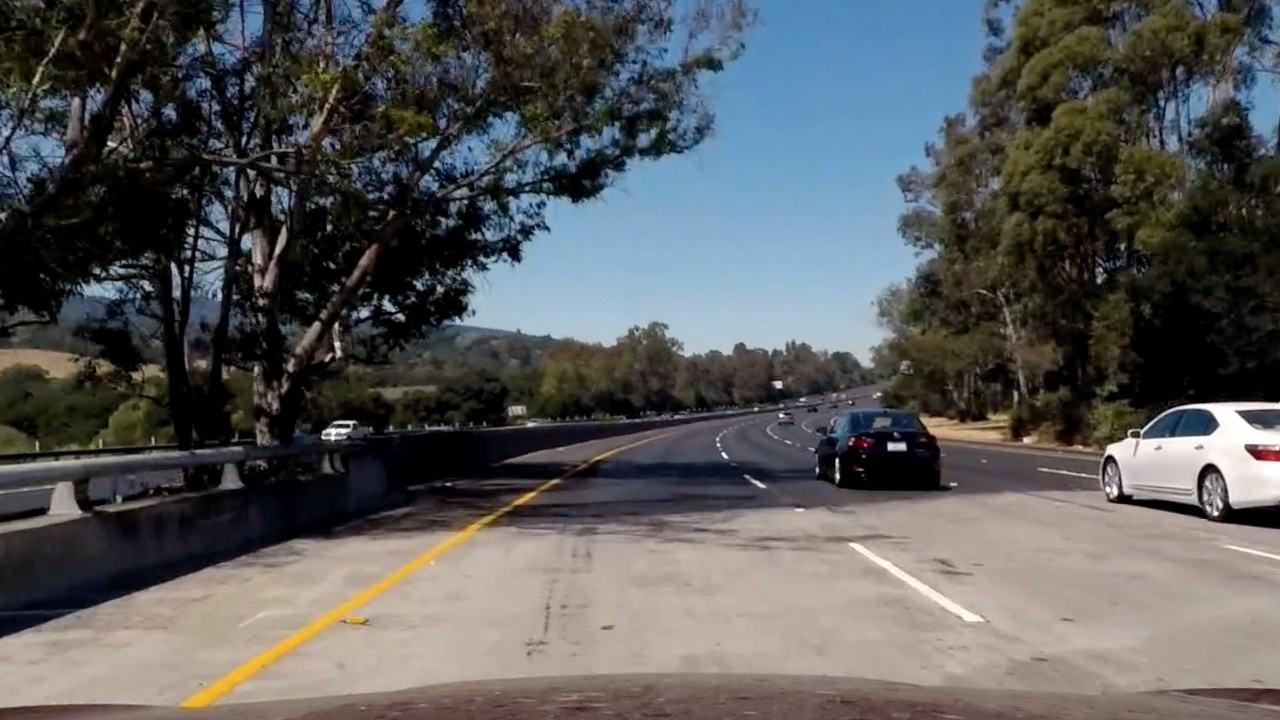
#> input picture Lesson7/test_images/bridge_shadow.jpg, 1280 x 720 px
$ python -i apply_sobel.py   (imports and definitions only)   (older library calls are emulated)
#> lines starting #> are read from the running program, lines starting #| are printed output that depends on the picture
import numpy as np
import cv2
# import matplotlib.pyplot as plt
# import matplotlib.image as mpimg
import pickle


def abs_sobel_thresh(img, orient='x', thresh=(0, 255)):
    """
    Define a function that applies Sobel x or y, then takes an absolute value and applies a threshold.
    Note: calling your function with
        orient='x', thresh_min=20, thresh_max=100
    should produce output like the example image shown above this quiz.

    Args:
        img (Array): The input image
        orient (str, optional): either 'x', or 'y'. Defaults to 'x'.
        thresh (tuple, optional): Create a mask of 1's for the input image where the scaled gradient
        magnitude is > thresh_min and < thresh_max. Defaults to (0, 255).

    Returns:
        tuple: Return the masked image as binary_output image
    """
#> called with orient = 'x', thresh = (0, 255)
    # Apply the following steps to img
    # 1) Convert to grayscale
    gray = cv2.cvtColor(img, cv2.COLOR_RGB2GRAY)
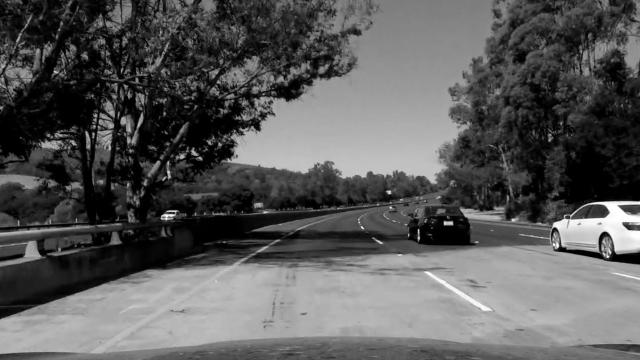
#> gray: shape (720, 1280) (shown at 1/2 size); min 0, max 255, mean 90.4

    # 2) Take the derivative in x or y given orient = 'x' or 'y'
    if orient == 'x':
        sobel = cv2.Sobel(gray, cv2.CV_64F, 1, 0)
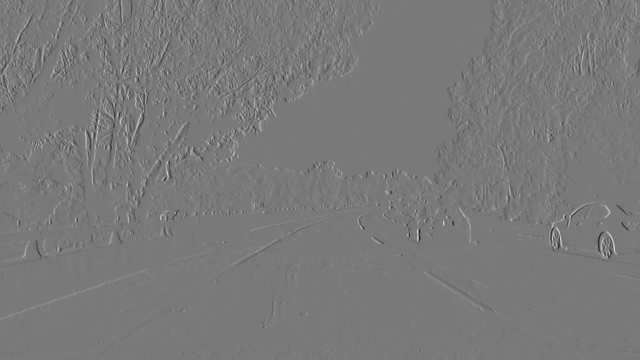
#> sobel: shape (720, 1280) float64 (shown at 1/2 size); min -785, max 859, mean 0.2; drawn with min black and max white
    elif orient == 'y':
        sobel = cv2.Sobel(gray, cv2.CV_64F, 0, 1)
    elif orient == 'xy' :
        sobel = cv2.Sobel(gray, cv2.CV_64F, 1, 1)
    else:
        sobel = None


    # 3) Take the absolute value of the derivative or gradient
    abs_sobel = np.absolute(sobel)
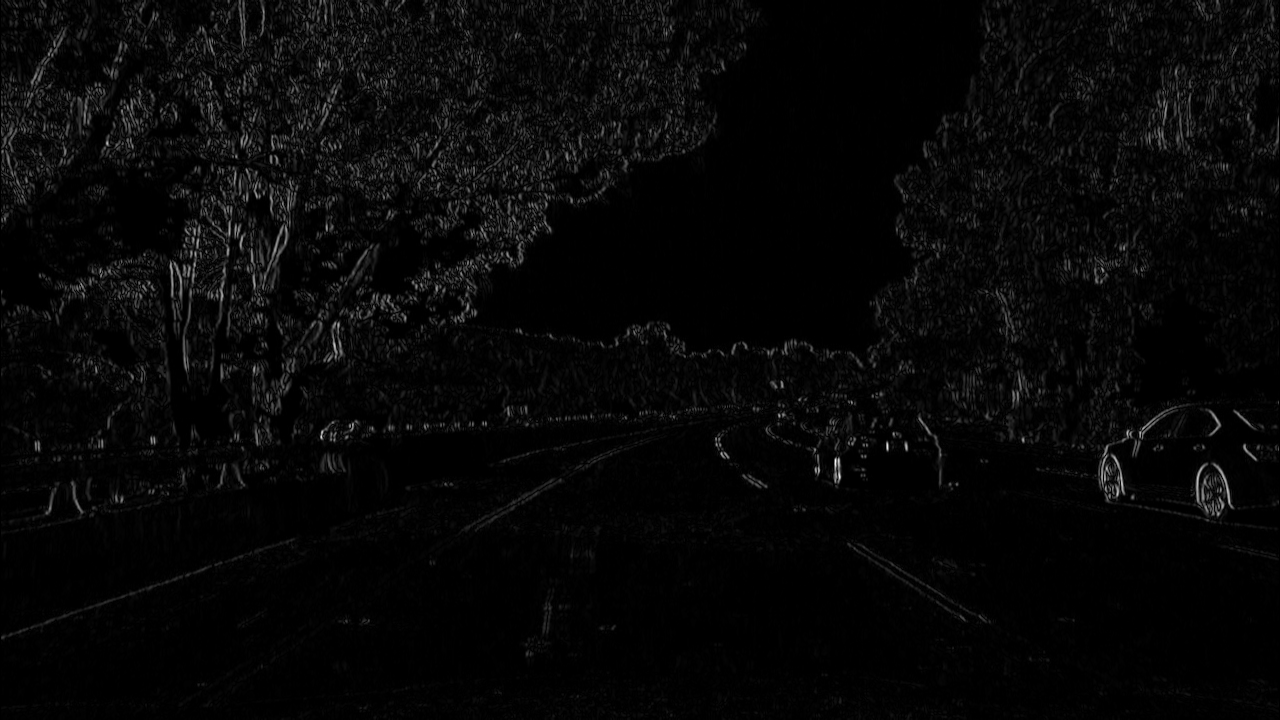
#> abs_sobel: shape (720, 1280) float64; min 0, max 859, mean 25.7; drawn with min black and max white

    # 4) Scale to 8-bit (0 - 255) then convert to type = np.uint8
    scaled_sobel = np.uint8(255*abs_sobel/np.max(abs_sobel))

    # 5) Create a mask of 1's where the scaled gradient magnitude
    # is > thresh_min and < thresh_max
    binary_output = np.zeros_like(scaled_sobel)
    binary_output[(scaled_sobel >= thresh[0]) & (scaled_sobel <= thresh[1])] = 1

    # 6) Return this mask as your binary_output image
    return binary_output


>>> import cv2
>>> picture = cv2.cvtColor(cv2.imread('test_images/bridge_shadow.jpg'), cv2.COLOR_BGR2RGB)
>>> result = abs_sobel_thresh(picture)
#> result: shape (720, 1280); every value is 1

$ run again, on Lesson7/test_images/test1.jpg
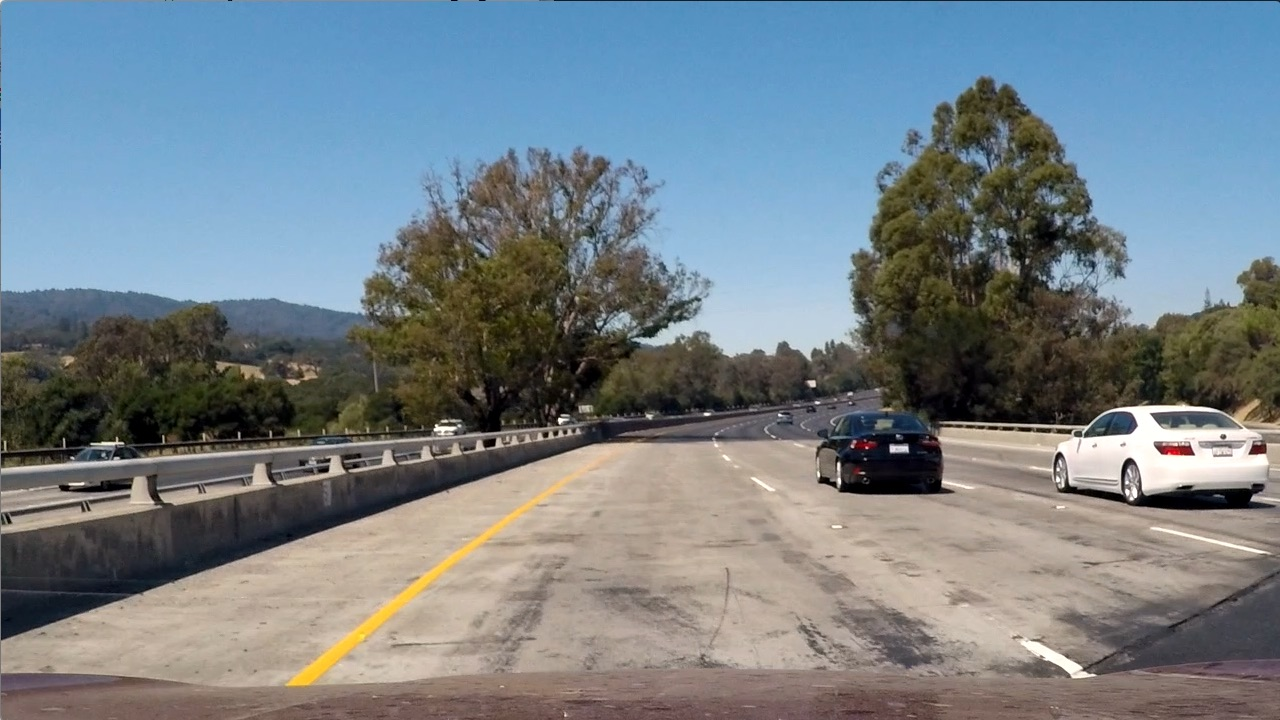
#> input picture Lesson7/test_images/test1.jpg, 1280 x 720 px
#> in abs_sobel_thresh, `sobel = cv2.Sobel(gray, cv2.CV_64F, 1, 0)`:
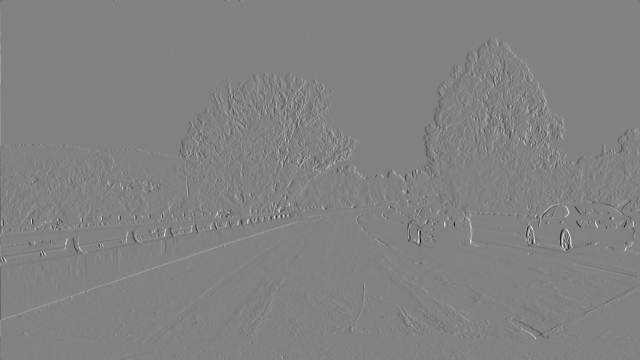
#> sobel: shape (720, 1280) float64 (shown at 1/2 size); min -858, max 827, mean 0; drawn with min black and max white
#> in abs_sobel_thresh, `abs_sobel = np.absolute(sobel)`:
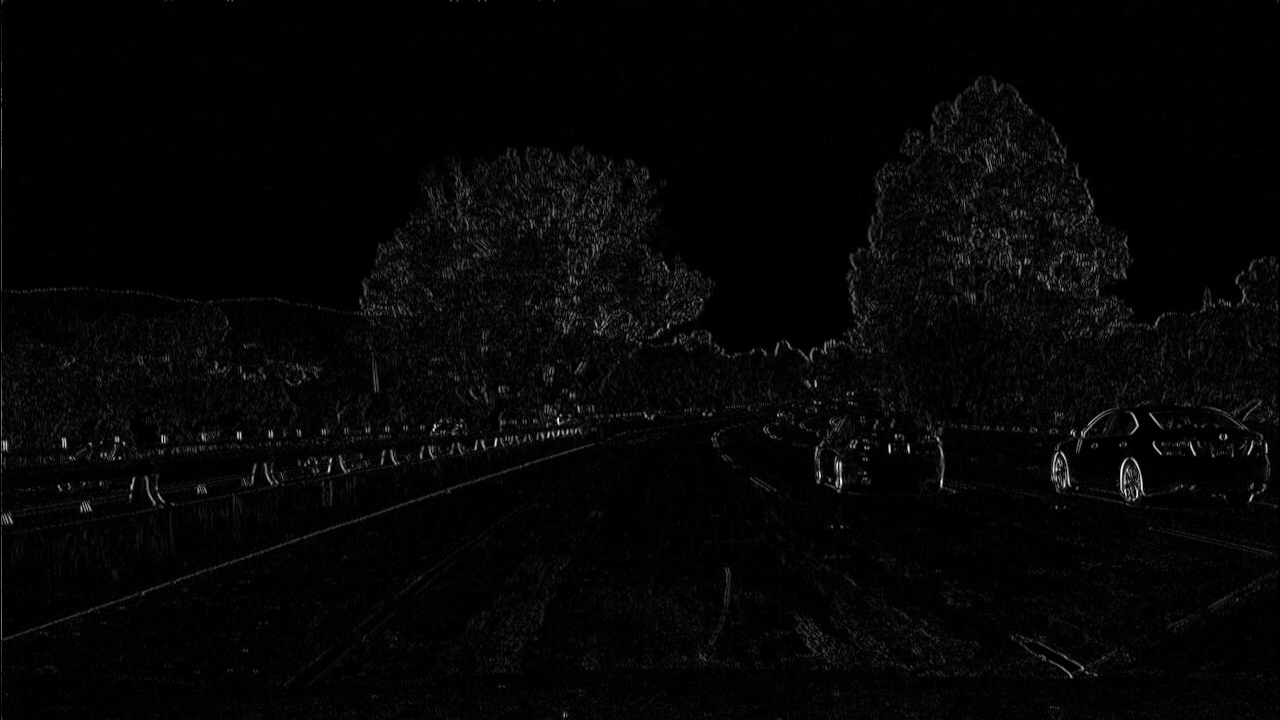
#> abs_sobel: shape (720, 1280) float64; min 0, max 858, mean 19.7; drawn with min black and max white
#> result: shape (720, 1280); every value is 1

$ run again, on Lesson7/test_images/test4.jpg
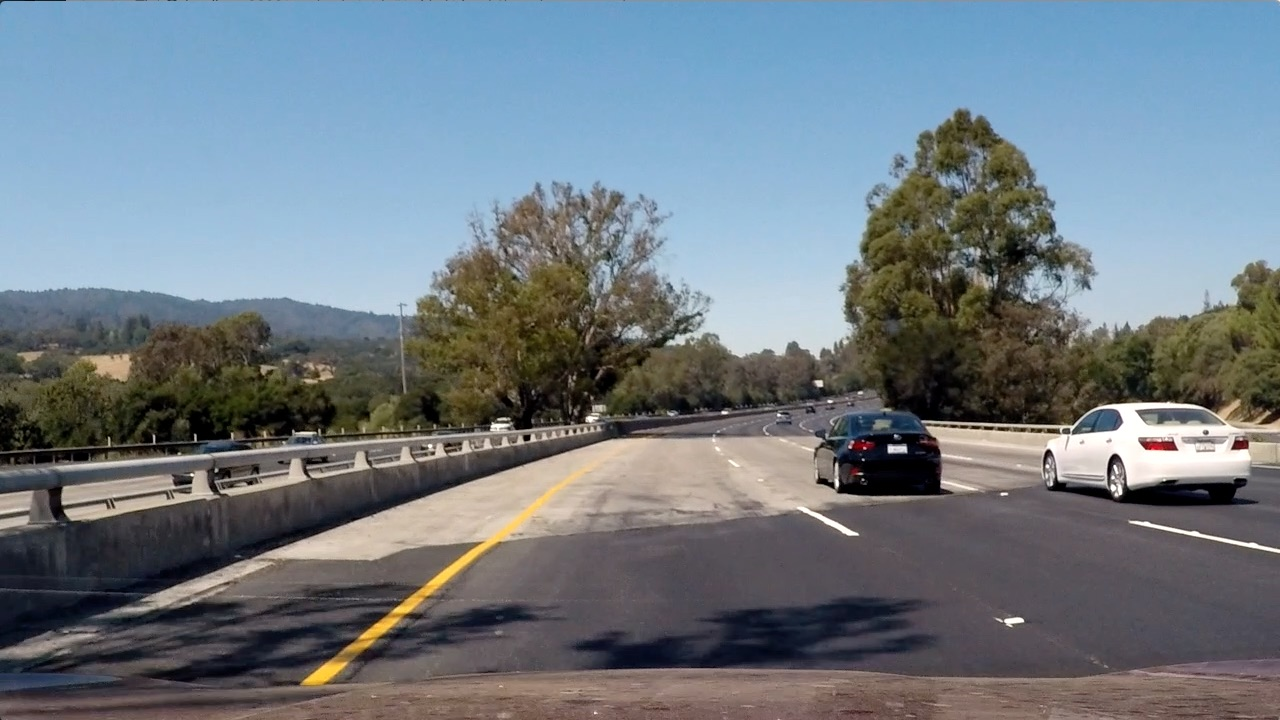
#> input picture Lesson7/test_images/test4.jpg, 1280 x 720 px
#> in abs_sobel_thresh, `sobel = cv2.Sobel(gray, cv2.CV_64F, 1, 0)`:
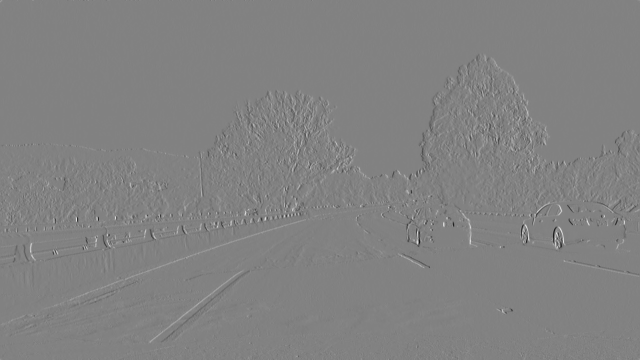
#> sobel: shape (720, 1280) float64 (shown at 1/2 size); min -870, max 837, mean 0.1; drawn with min black and max white
#> in abs_sobel_thresh, `abs_sobel = np.absolute(sobel)`:
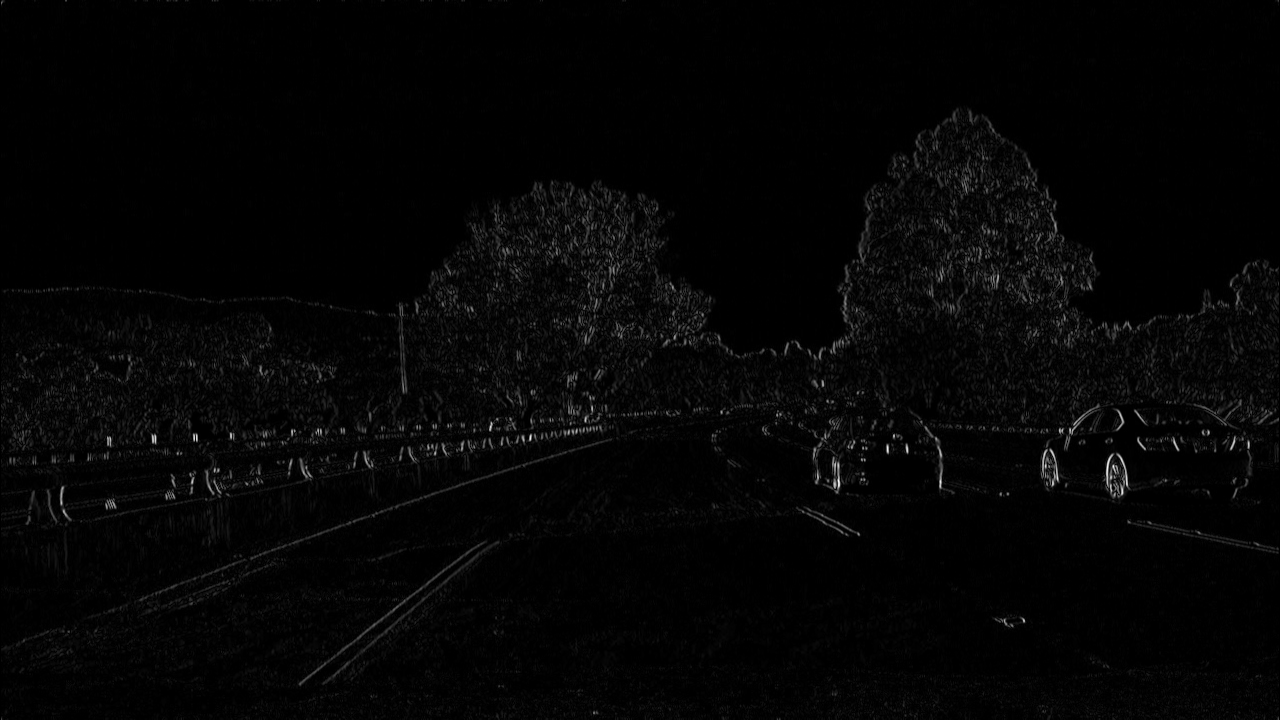
#> abs_sobel: shape (720, 1280) float64; min 0, max 870, mean 18.1; drawn with min black and max white
#> result: shape (720, 1280); every value is 1
